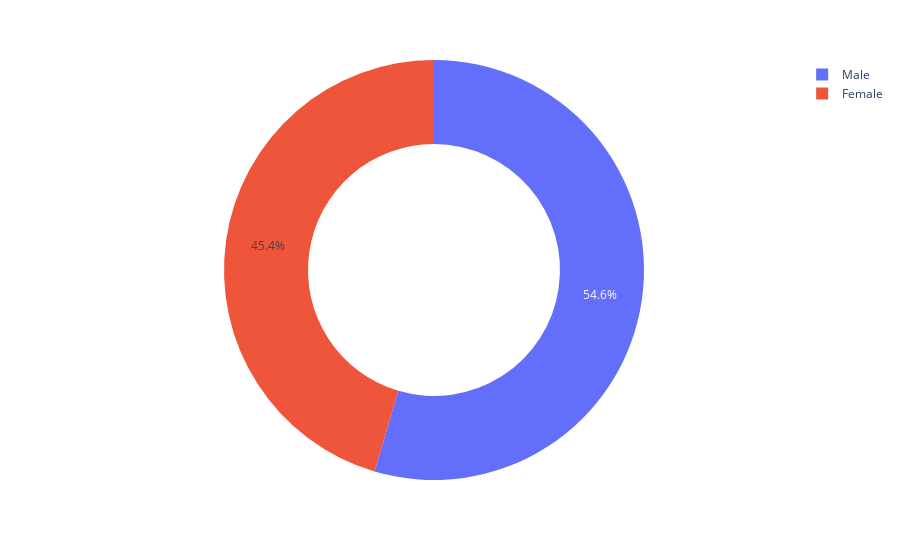

The notebook cell saved with this chart:
### Markdown cell above
Давайте посмотрим на некоторые характеристики клиентов банка. Сначала давайте посмотрим на разделение мужчин и женщин.

### Code cell
px.pie(df_churn, names='Gender', hole=0.6)

### Figure 1 — Plotly figure (JSON) as saved in the notebook; plotly's stock layout.template omitted (floating-point values rounded to 4 significant figures; data arrays with more than 128 entries replaced by an {"elided": "..."} marker saying what was removed)
{"data": [{"domain": {"x": [0, 1], "y": [0, 1]}, "hole": 0.6, "hovertemplate": "Gender=%{label}<extra></extra>", "labels": {"elided": "10000 str values"}, "legendgroup": "", "name": "", "showlegend": true, "type": "pie"}], "layout": {"legend": {"tracegroupgap": 0}, "margin": {"t": 60}}}
